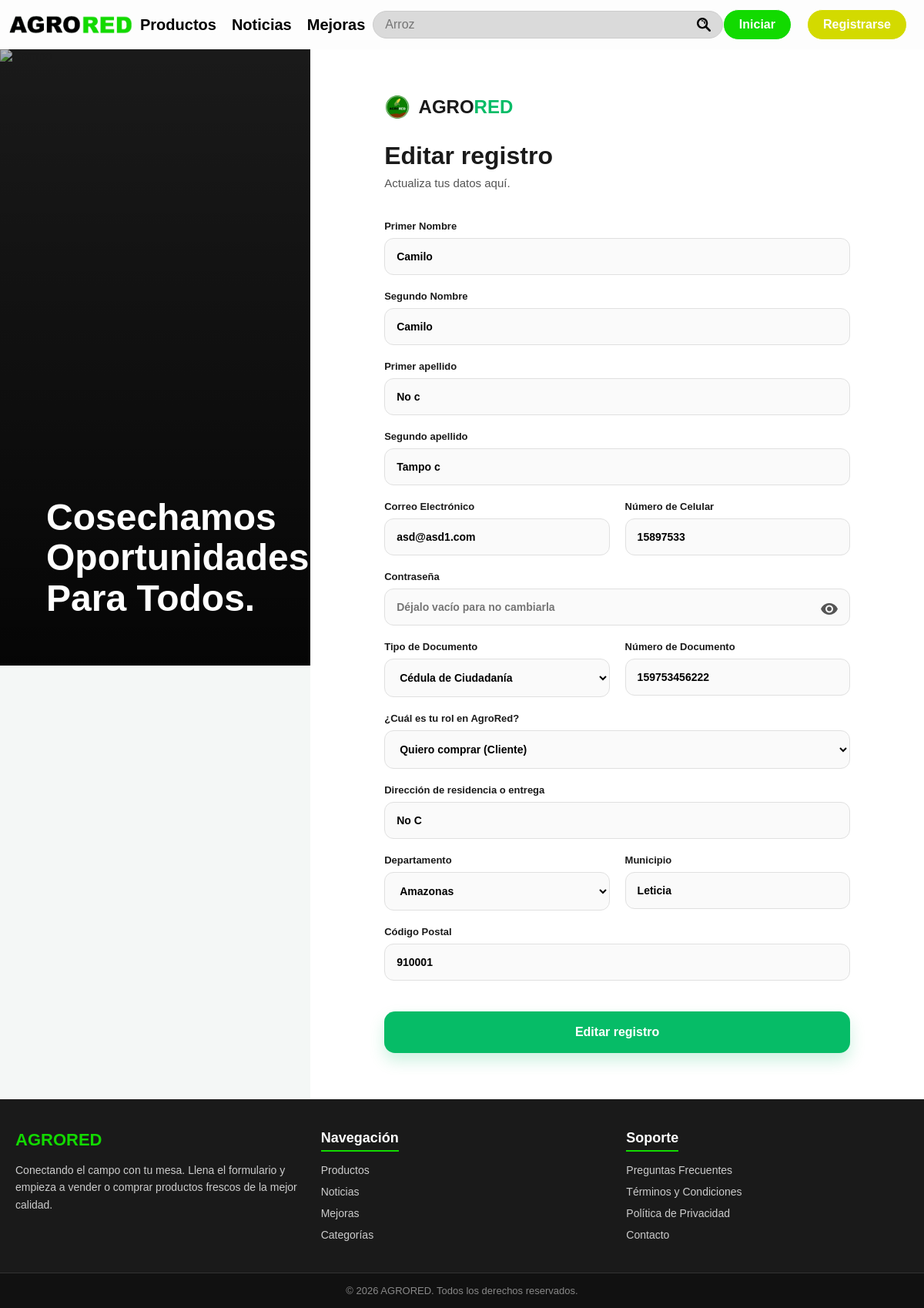
The page /Agrored_web_nuevo3/static/php/editar_usuario.php?id_usuario=3 on the database its author committed.
### tables this page shows
CREATE TABLE `usuario` (
  `id_usuario` int(11) NOT NULL,
  `P_nombre` varchar(30) DEFAULT NULL,
  `S_nombre` varchar(30) DEFAULT NULL,
  `P_apellido` varchar(30) DEFAULT NULL,
  `S_apellido` varchar(30) DEFAULT NULL,
  `correo` varchar(40) DEFAULT NULL,
  `celular` varchar(15) DEFAULT NULL,
  `contrasena` varchar(255) NOT NULL,
  `tip_documento` varchar(5) DEFAULT NULL,
  `numero_documento` varchar(15) DEFAULT NULL,
  `rol` varchar(15) DEFAULT NULL,
  `direccion` varchar(40) DEFAULT NULL,
  `departamento` varchar(40) DEFAULT NULL,
  `municipio` varchar(40) DEFAULT NULL,
  `codigo_postal` varchar(40) DEFAULT NULL
);

### Agrored_web_nuevo3/static/php/editar_usuario.php (the view, shortened to what this page needs)
<?php
    require 'conexion_inicial.php';
    $id = filter_input(INPUT_GET, 'id_usuario', FILTER_VALIDATE_INT);
    $stmt = $pdo->prepare("SELECT id_usuario, P_nombre, S_nombre, P_apellido, S_apellido, correo, celular, contrasena, tip_documento, numero_documento, rol, direccion, departamento, municipio, codigo_postal FROM usuario WHERE id_usuario = :id_usuario");
    $stmt->execute([':id_usuario' => $id]);
    $usuario = $stmt->fetch(PDO::FETCH_ASSOC);
?>
<!DOCTYPE html>
<html lang="es">
<head>
    <link rel="stylesheet" href="../css/registrarse.css">
</head>
<body>
    <nav>
        <div class="Navbar">
            <a href="../templates/index.html" class="logo-link">
                <img src="../img/Logo_letras.png" alt="" width="30%" class="imagen_logo">
            </a>
            <a href="../templates/productos.html">Productos</a>
            <a href="../templates/noticias.html">Noticias</a>
            <a href="../templates/mejoras.html">Mejoras</a>
            <input type="search" placeholder="Arroz">
            <div class="botones">
                <a href="../templates/iniciar_sesion.html"><input type="button" value="Iniciar" class="Iniciar"></a>
                <a href="../templates/registrarse.html"><input type="button" value="Registrarse" class="Registrarse"></a>
            </div>
        </div>
    </nav>
    <div class="register-container">
        <div class="register-image">
            <img src="https://images.pexels.com/photos/1267325/pexels-photo-1267325.jpeg?auto=compress&cs=tinysrgb&w=1200" alt="Campo">
            <div class="image-overlay">
                <h2>Cosechamos<br>Oportunidades<br>Para Todos.</h2>
            </div>
        </div>
        <div class="register-form-section">
            <div class="logo-reg">
                <img src="../img/Logo.png" height="30">
                <div>AGRO<span>RED</span></div>
            </div>
            <h3>Editar registro</h3>
            <p class="subtitle">Actualiza tus datos aquí.</p>
            <form action="actualizar.php" method="post">
                <div class="input-group full-width">
                    <label>Primer Nombre</label>
                    <input type="text" name="P_nombre" id="P_nombre" value="<?= htmlspecialchars($usuario['P_nombre']) ?>" placeholder="Escribe tu primer nombre" required>
                </div>
                <div class="input-group full-width">
                    <label>Segundo Nombre</label>
                    <input type="text" name="S_nombre" id="S_nombre" value="<?= htmlspecialchars($usuario['S_nombre']) ?>" placeholder="Escribe tu Segundo nombre" required>
                </div>
                <div class="input-group full-width">
                    <label>Primer apellido</label>
                    <input type="text" name="P_apellido" id="P_apellido" value="<?= htmlspecialchars($usuario['P_apellido']) ?>" placeholder="Escribe tu Primer apellido" required>
                </div>
                <div class="input-group full-width">
                    <label>Segundo apellido</label>
                    <input type="text" name="S_apellido" id="S_apellido" value="<?= htmlspecialchars($usuario['S_apellido']) ?>" placeholder="Escribe tu Segundo apellido" required>
                </div>
                <div class="input-group">
                    <label>Correo Electrónico</label>
                    <input type="email" name="correo" id="correo" value="<?= htmlspecialchars($usuario['correo']) ?>" placeholder="ejemplo@correo.com" required>
                </div>
                <div class="input-group">
                    <label>Número de Celular</label>
                    <input type="tel" name="celular" id="celular" value="<?= htmlspecialchars($usuario['celular']) ?>" placeholder="300 000 0000" required>
                </div>
                <div class="input-group full-width password-wrapper">
                    <label>Contraseña</label>
                    <input type="password" name="contrasena" placeholder="Déjalo vacío para no cambiarla" minlength="8">                    <span class="material-icons-round toggle-password">visibility</span>
                </div>
                <div class="input-group">
                    <label>Tipo de Documento</label>
                    <select name="tip_documento">
                        <option value="CC">Cédula de Ciudadanía</option>
                    </select>
                </div>
                <div class="input-group">
                    <label>Número de Documento</label>
                    <input type="text" name="numero_documento" id="numeroDocumento" value="<?= htmlspecialchars($usuario['numero_documento']) ?>" placeholder="123456789" required>
                </div>
                <div class="input-group full-width">
                    <label>¿Cuál es tu rol en AgroRed?</label>
                    <select name="rol" id="rol" required>
                        <option value="comprador" <?= $usuario['rol'] === 'comprador' ? 'selected' : '' ?>>Quiero comprar (Cliente)</option>
                    </select>
                </div>
                <div class="input-group full-width">
                    <label>Dirección de residencia o entrega</label>
                    <input type="text" name="direccion" id="direccion" value="<?= htmlspecialchars($usuario['direccion']) ?>" placeholder="Calle, Carrera, número..." required>
                </div>
                <div class="input-group">
                    <label>Departamento</label>
                    <select name="departamento" id="departamento">
                        <option value="<?= htmlspecialchars($usuario['departamento']) ?>"><?= htmlspecialchars($usuario['departamento']) ?></option>
                    </select>
                </div>
                <div class="input-group">
                    <label>Municipio</label>
                    <input type="text" name="municipio" id="municipio" value="<?= htmlspecialchars($usuario['municipio']) ?>" placeholder="Ciudad o Municipio">
                </div>
                <div class="input-group full-width">
                    <label>Código Postal</label>
                    <input type="text" name="codigo_postal" value="<?= htmlspecialchars($usuario['codigo_postal']) ?>" placeholder="Opcional">
                </div>
                <button type="submit" class="btn-register">
                    Editar registro
                </button>
            </form>
        </div>
    </div>
    <footer class="pie-pagina">
        <div class="contenedor-footer">
            <div class="columna-footer">
                <h3>AGRORED</h3>
                <p>Conectando el campo con tu mesa. Llena el formulario y empieza a vender o comprar productos frescos de la mejor calidad.</p>
            </div>
            <div class="columna-footer">
                <h4>Navegación</h4>
                <ul>
                    <li><a href="#">Productos</a></li>
                    <li><a href="#">Noticias</a></li>
                    <li><a href="#">Mejoras</a></li>
                    <li><a href="#">Categorías</a></li>
                </ul>
            </div>
            <div class="columna-footer">
                <h4>Soporte</h4>
                <ul>
                    <li><a href="#">Preguntas Frecuentes</a></li>
                    <li><a href="#">Términos y Condiciones</a></li>
                    <li><a href="#">Política de Privacidad</a></li>
                    <li><a href="#">Contacto</a></li>
                </ul>
            </div>
        </div>
        <div class="copyright-footer">
            <p>&copy; 2026 AGRORED. Todos los derechos reservados.</p>
        </div>
    </footer>
</body>
</html>

### rows shown on the page
usuario: P_nombre "Camilo", S_nombre "Camilo", P_apellido "No c", S_apellido "Tampo c", correo "asd@asd1.com", celular "15897533", numero_documento "159753456222", rol "Quiero comprar (Cliente)", direccion "No C", departamento "Amazonas", municipio "Leticia", codigo_postal "910001"
